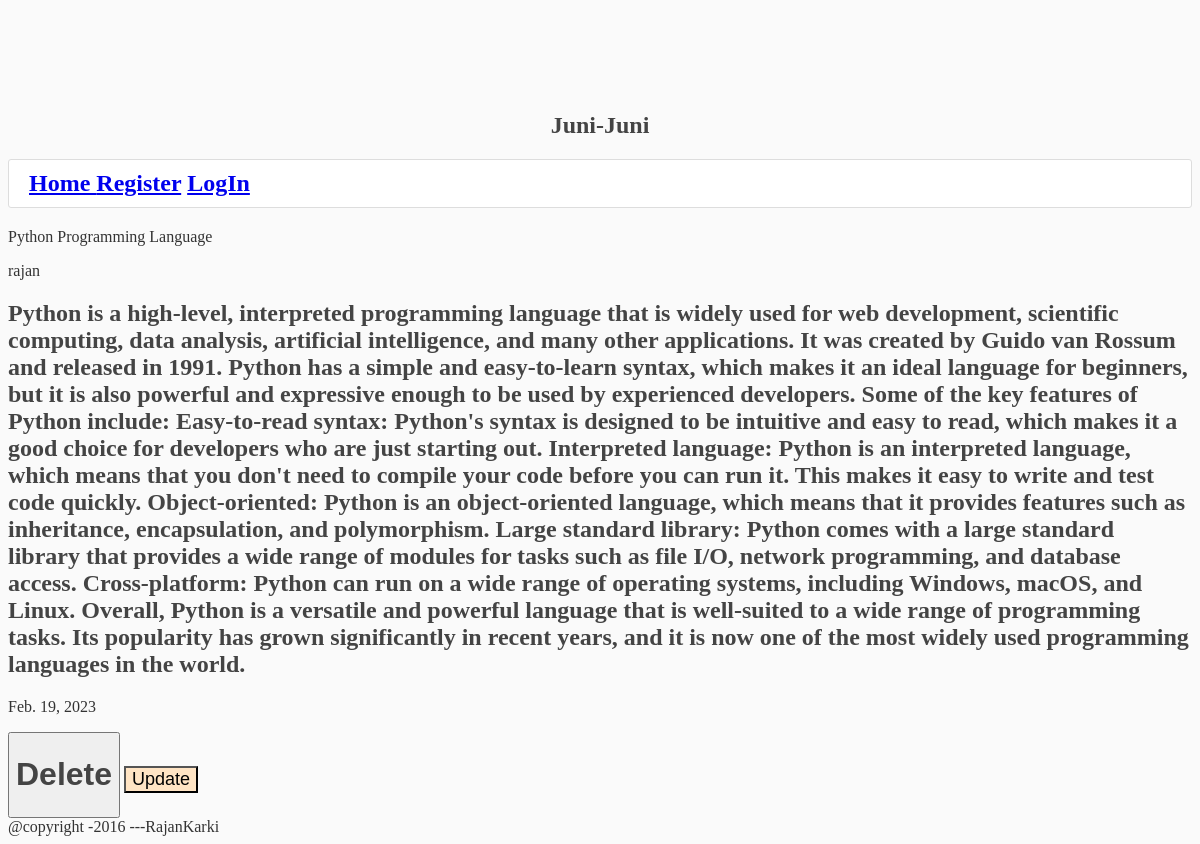
Page /poet/26/ on the committed database.
### juni_juni/models.py (models this page shows, shortened)
class Poet(models.Model):
    headline = models.CharField(max_length=280)
    Description = models.TextField()
    date_posted = models.DateField(auto_now_add=True)
    lekhak = models.ForeignKey(User, on_delete= models.CASCADE)

### juni_juni/views.py (the view)
# urls.py: path('poet/<int:pk>/', views.poet_detail, name = 'poet-detail'),
def poet_detail(request, pk):
    poet= Poet.objects.get(id=pk)
    context ={
        'poet':poet
    }
    return render(request, 'juni_juni/detail.html', context)

### juni_juni/templates/juni_juni/detail.html (shortened to what this page needs)
{%extends 'juni_juni/base.html'%}
{%block content%}
<div class ='main'>{{poet.headline}}</div>
<p>{{poet.lekhak}}</p>
<h2>{{poet.Description}}</h2>
<p>{{poet.date_posted}}</p>
<a href ='{%url 'delete' poet.pk%}'><button class = 'btn-btn-danger'><h1>Delete</h1></button></a>
<a href ='{%url 'update'%}'><button class = 'btn-btn-primary'>Update</button></a>
{%endblock content%}

### juni_juni/static/juni_juni/main.css (style rules this page uses)
body { background: #fafafa; color: #333333; margin-top: 7rem; }
h1, h2, h3, h4, h5, h6 { color: #444444; }
.btn-btn-primary { font-weight: 100; background-color: bisque; font-size: large; }
.btn-btn-danger { font-size: medium; color: red; }

### rows in the picture
Poet: headline "Python Programming Language", lekhak "rajan", Description "Python is a high-level, interpreted programming language that is widely used for web development, scientific computing, data analysis, artificial intelligence, and many other applications. It was created by Guido van Rossum and released in 1991. Python has a simple and easy-to-learn syntax, which makes it an ideal language for beginners, but it is also powerful and expressive enough to be used by experienced developers. Some of the key features of Python include: Easy-to-read syntax: Python's syntax is designed to be intuitive and easy to read, which makes it a good choice for developers who are just starting out. Interpreted language: Python is an interpreted language, which means that you…", date_posted "Feb. 19, 2023"
